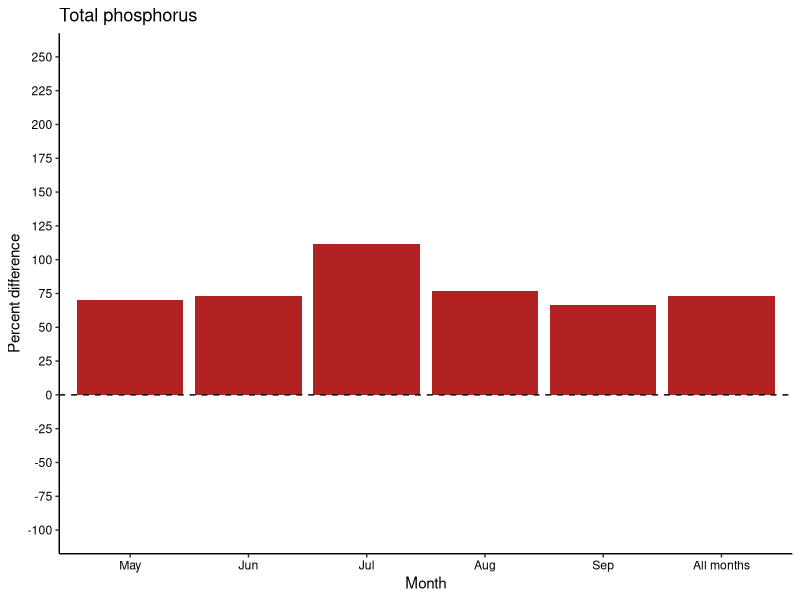
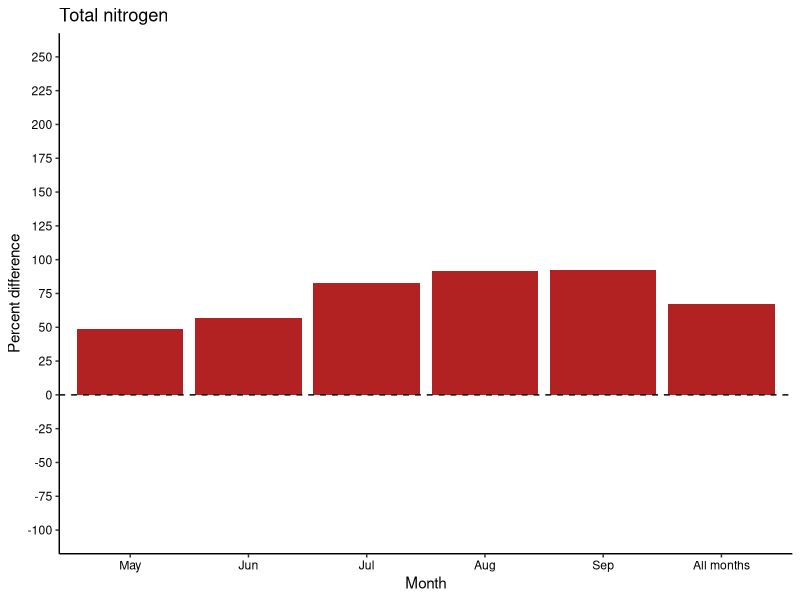
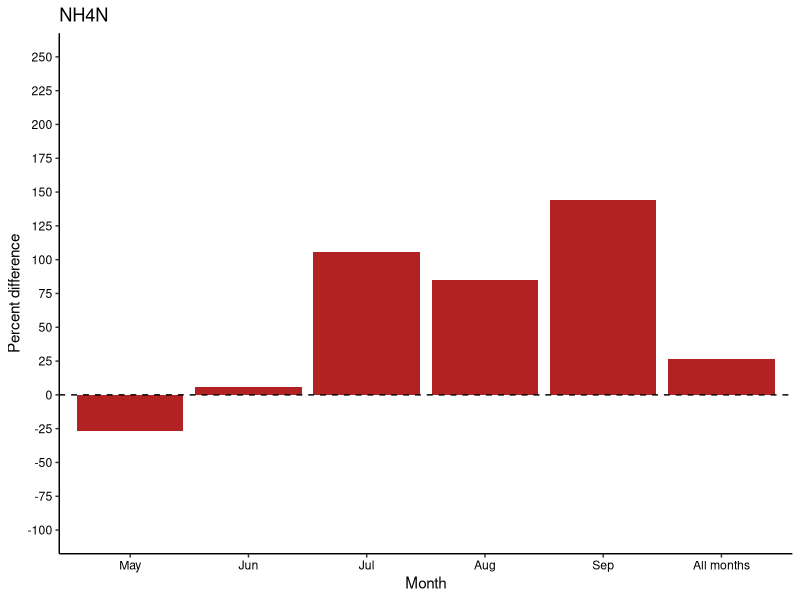
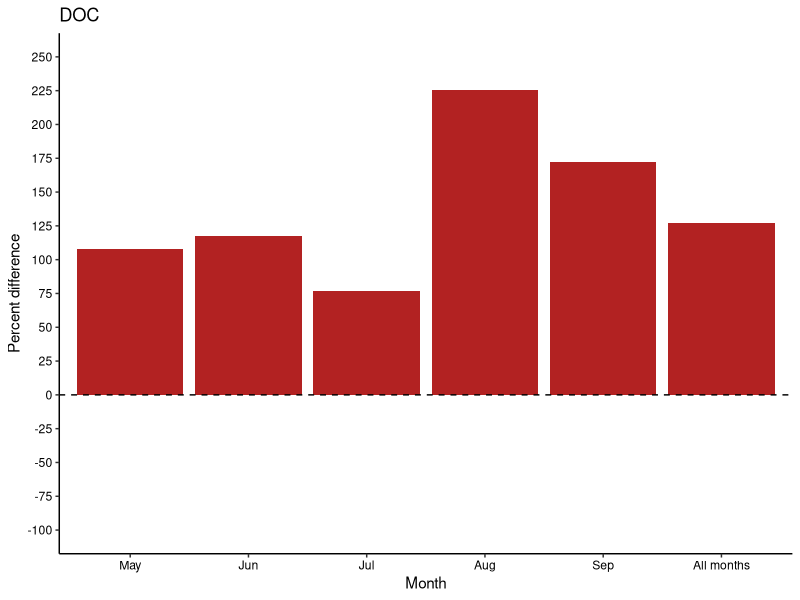
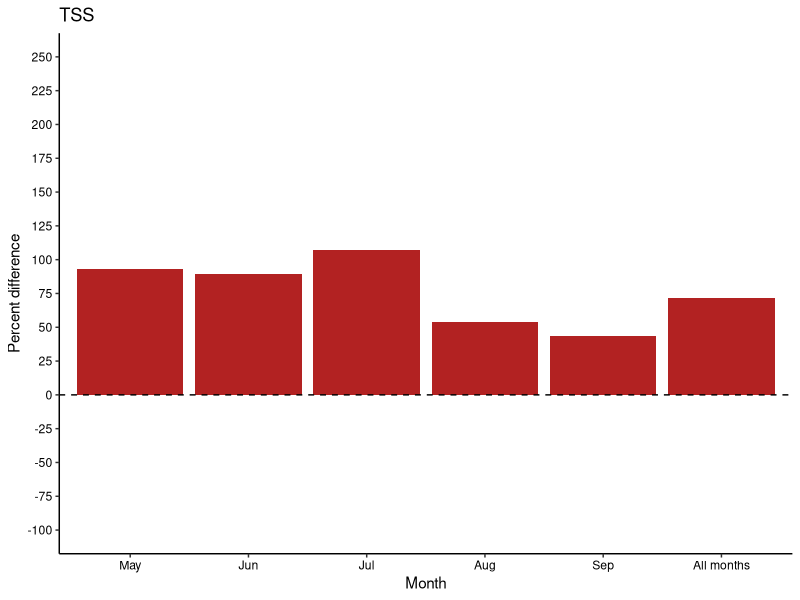
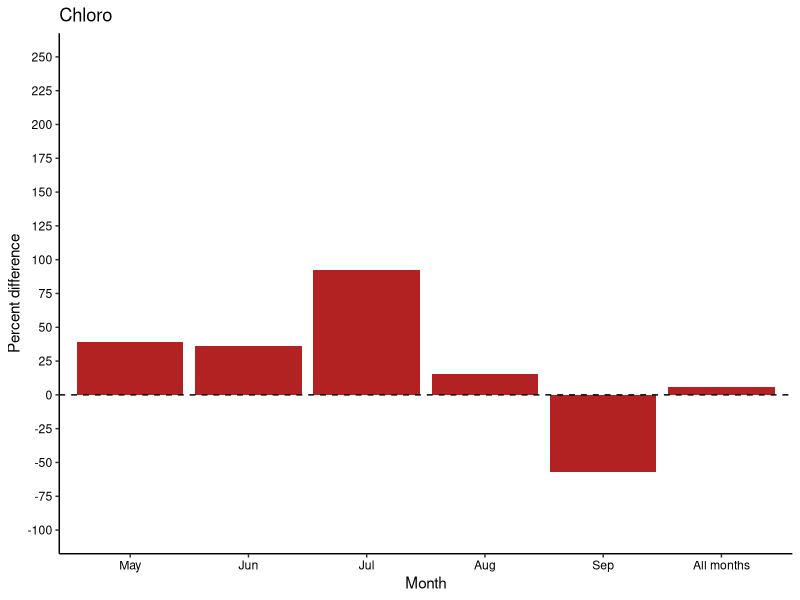
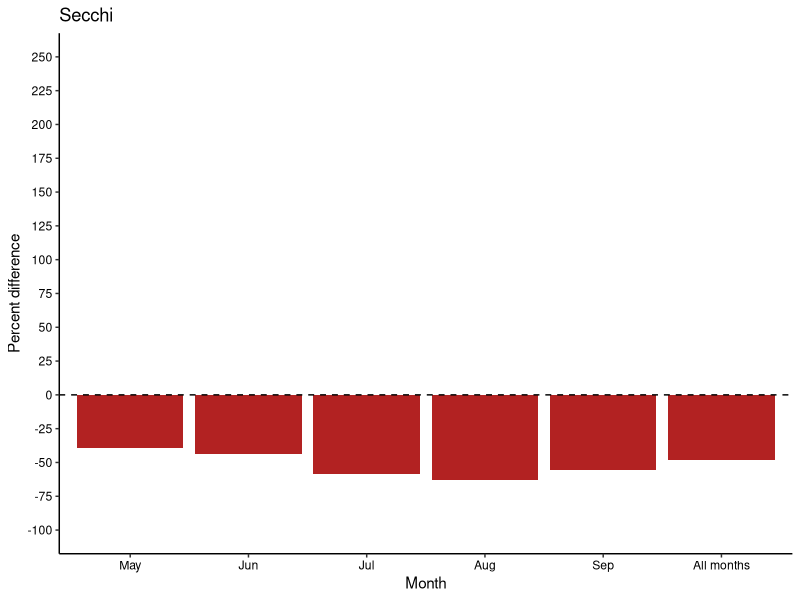
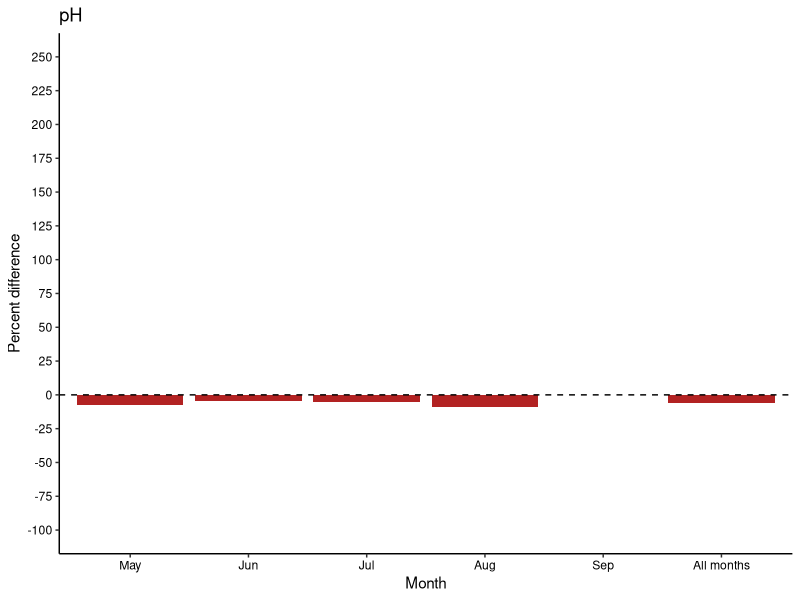

These figures' R source, in order:
################### Control vs. burned percent change #########################
# Date: 11-17-22
# updated: 12-9-22; build in dplyr::
# Author: Ian McCullough, immccull@gmail.com
###############################################################################

#### R libraries ####
library(dplyr)
library(tidyverse)

#### Input data ####
setwd("C:/Users/immcc/Documents/SplashNBurn")

# water quality
waterquality <- read.csv("Data/WaterQuality/combined_lab_field_may_sep.csv")

#### Main program ####
month_order <- c('May','Jun','Jul','Aug','Sep')
common_y_limits <- c(-100,250)
common_y_breaks <- seq(-100,250,25)

## TP
TP <- waterquality[,c('TP_ppb','Month_factor','Type')]
TP_burned <- subset(TP, Type=='Burned')
TP_control <- subset(TP, Type=='Control')
TP_burned_median <- median(TP_burned$TP_ppb, na.rm=T)
TP_control_median <- median(TP_control$TP_ppb, na.rm=T)

TP_byMonth_burned <- TP_burned %>%
  dplyr::group_by(Month_factor) %>%
  dplyr::summarize(TP_MedianBurned=median(TP_ppb, na.rm=T),
                   nTP_burned=n())

TP_byMonth_control <- TP_control %>%
  dplyr::group_by(Month_factor) %>%
  dplyr::summarize(TP_MedianControl=median(TP_ppb, na.rm=T),
                   nTP_control=n())

TP_byMonth <- merge(TP_byMonth_burned, TP_byMonth_control, by='Month_factor', all=T)
TP_byMonth <- TP_byMonth %>%
  mutate(Month_factor =  factor(Month_factor, levels = month_order)) %>%
  arrange(Month_factor)
TP_byMonth[6,] <- c('All months', TP_burned_median, NA, TP_control_median,NA)
TP_byMonth$Month_factor <- c('May','Jun','Jul','Aug','Sep','All months')
TP_byMonth[,c(2:5)] <- TP_byMonth[,c(2:5)] %>% mutate_if(is.character, as.numeric)
TP_byMonth$TP_MedianDiffPct <- ((TP_byMonth$TP_MedianBurned - TP_byMonth$TP_MedianControl)/TP_byMonth$TP_MedianControl)*100
TP_byMonth$TP_MedianDiffAbs <-  TP_byMonth$TP_MedianBurned - TP_byMonth$TP_MedianControl
TP_byMonth[6,3] <- sum(TP_byMonth$nTP_burned, na.rm=T)
TP_byMonth[6,5] <- sum(TP_byMonth$nTP_control, na.rm=T)
TP_formatted <- data.frame(Month=c(month_order, 'All months'), 
                           TP_burned=paste0(TP_byMonth$TP_MedianBurned, ', ', TP_byMonth$nTP_burned),
                           TP_control=paste0(TP_byMonth$TP_MedianControl, ', ', TP_byMonth$nTP_control),
                           TP_diff=paste0(TP_byMonth$TP_MedianDiffAbs, ', ', round(TP_byMonth$TP_MedianDiffPct,2), '%'))

TP_byMonth$Month_factor <- factor(TP_byMonth$Month_factor ,                                    # Change ordering manually
                  levels = c("May", "Jun", "Jul", "Aug", "Sep","All months"))

# basic plot
ggplot(TP_byMonth, aes(x=Month_factor, y=TP_MedianDiffPct))+
  geom_bar(stat='identity', fill='firebrick')+
  theme_classic()+
  scale_y_continuous('Percent difference',limits=common_y_limits, breaks=common_y_breaks)+
  scale_x_discrete('Month')+
  theme(axis.title.y=element_text(color='black'),
        axis.title.x=element_text(color='black'),
        axis.text.y=element_text(color='black'),
        axis.text.x=element_text(color='black'))+
  ggtitle('Total phosphorus')+
  geom_hline(yintercept = 0, linetype='dashed')


## TN
TN <- waterquality[,c('TN_ppb','Month_factor','Type')]
TN_burned <- subset(TN, Type=='Burned')
TN_control <- subset(TN, Type=='Control')
TN_burned_median <- median(TN_burned$TN_ppb, na.rm=T)
TN_control_median <- median(TN_control$TN_ppb, na.rm=T)

TN_byMonth_burned <- TN_burned %>%
  dplyr::group_by(Month_factor) %>%
  dplyr::summarize(TN_MedianBurned=median(TN_ppb, na.rm=T),
                   nTN_burned=n())

TN_byMonth_control <- TN_control %>%
  dplyr::group_by(Month_factor) %>%
  dplyr::summarize(TN_MedianControl=median(TN_ppb, na.rm=T),
                   nTN_control=n())

TN_byMonth <- merge(TN_byMonth_burned, TN_byMonth_control, by='Month_factor', all=T)
TN_byMonth <- TN_byMonth %>%
  mutate(Month_factor =  factor(Month_factor, levels = month_order)) %>%
  arrange(Month_factor)
TN_byMonth[6,] <- c('All months', TN_burned_median, NA, TN_control_median,NA)
TN_byMonth$Month_factor <- c('May','Jun','Jul','Aug','Sep','All months')
TN_byMonth[,c(2:5)] <- TN_byMonth[,c(2:5)] %>% mutate_if(is.character, as.numeric)
TN_byMonth$TN_MedianDiffPct <- ((TN_byMonth$TN_MedianBurned - TN_byMonth$TN_MedianControl)/TN_byMonth$TN_MedianControl)*100
TN_byMonth$TN_MedianDiffAbs <-  TN_byMonth$TN_MedianBurned - TN_byMonth$TN_MedianControl
TN_byMonth[6,3] <- sum(TN_byMonth$nTN_burned, na.rm=T)
TN_byMonth[6,5] <- sum(TN_byMonth$nTN_control, na.rm=T)
TN_formatted <- data.frame(Month=c(month_order, 'All months'), 
                           TN_burned=paste0(TN_byMonth$TN_MedianBurned, ', ', TN_byMonth$nTN_burned),
                           TN_control=paste0(TN_byMonth$TN_MedianControl, ', ', TN_byMonth$nTN_control),
                           TN_diff=paste0(TN_byMonth$TN_MedianDiffAbs, ', ', round(TN_byMonth$TN_MedianDiffPct,2), '%'))

TN_byMonth$Month_factor <- factor(TN_byMonth$Month_factor ,                                    # Change ordering manually
                                  levels = c("May", "Jun", "Jul", "Aug", "Sep","All months"))

# basic plot
ggplot(TN_byMonth, aes(x=Month_factor, y=TN_MedianDiffPct))+
  geom_bar(stat='identity', fill='firebrick')+
  theme_classic()+
  scale_y_continuous('Percent difference',limits=common_y_limits, breaks=common_y_breaks)+
  scale_x_discrete('Month')+
  theme(axis.title.y=element_text(color='black'),
        axis.title.x=element_text(color='black'),
        axis.text.y=element_text(color='black'),
        axis.text.x=element_text(color='black'))+
  ggtitle('Total nitrogen')+
  geom_hline(yintercept = 0, linetype='dashed')

# ## NO2NO3 # why so many 0s?
# NO2NO3 <- waterquality[,c('NO2NO3_ppb','Month_factor','Type')]
# NO2NO3_burned <- subset(NO2NO3, Type=='Burned')
# NO2NO3_control <- subset(NO2NO3, Type=='Control')
# 
# NO2NO3_byMonth_burned <- NO2NO3_burned %>%
#   group_by(Month_factor) %>%
#   summarize(NO2NO3_MedianBurned=median(NO2NO3_ppb, na.rm=T))
# 
# NO2NO3_byMonth_control <- NO2NO3_control %>%
#   group_by(Month_factor) %>%
#   summarize(NO2NO3_MedianControl=median(NO2NO3_ppb, na.rm=T))
# 
# NO2NO3_byMonth <- merge(NO2NO3_byMonth_burned, NO2NO3_byMonth_control, by='Month_factor', all=T)
# NO2NO3_byMonth <- NO2NO3_byMonth %>%
#   mutate(Month_factor =  factor(Month_factor, levels = month_order)) %>%
#   arrange(Month_factor)
# NO2NO3_byMonth$NO2NO3_MedianDiff <- ((NO2NO3_byMonth$NO2NO3_MedianBurned - NO2NO3_byMonth$NO2NO3_MedianControl)/NO2NO3_byMonth$NO2NO3_MedianControl)*100
# 
# # basic plot
# ggplot(NO2NO3_byMonth, aes(x=Month_factor, y=NO2NO3_MedianDiff))+
#   geom_bar(stat='identity', fill='firebrick')+
#   theme_classic()+
#   scale_y_continuous('Percent difference',limits=common_y_limits, breaks=common_y_breaks)+
#   scale_x_discrete('Month')+
#   theme(axis.title.y=element_text(color='black'),
#         axis.title.x=element_text(color='black'),
#         axis.text.y=element_text(color='black'),
#         axis.text.x=element_text(color='black'))+
#   ggtitle('NO2NO3')+
#   geom_hline(yintercept = 0, linetype='dashed')


## NH4N
NH4N <- waterquality[,c('NH4N_ppb','Month_factor','Type')]
NH4N_burned <- subset(NH4N, Type=='Burned')
NH4N_control <- subset(NH4N, Type=='Control')
NH4N_burned_median <- median(NH4N_burned$NH4N_ppb, na.rm=T)
NH4N_control_median <- median(NH4N_control$NH4N_ppb, na.rm=T)

NH4N_byMonth_burned <- NH4N_burned %>%
  dplyr::group_by(Month_factor) %>%
  dplyr::summarize(NH4N_MedianBurned=median(NH4N_ppb, na.rm=T),
                   nNH4N_burned=n())

NH4N_byMonth_control <- NH4N_control %>%
  dplyr::group_by(Month_factor) %>%
  dplyr::summarize(NH4N_MedianControl=median(NH4N_ppb, na.rm=T),
                   nNH4N_control=n())

NH4N_byMonth <- merge(NH4N_byMonth_burned, NH4N_byMonth_control, by='Month_factor', all=T)
NH4N_byMonth <- NH4N_byMonth %>%
  mutate(Month_factor =  factor(Month_factor, levels = month_order)) %>%
  arrange(Month_factor)
NH4N_byMonth[6,] <- c('All months', NH4N_burned_median, NA, NH4N_control_median,NA)
NH4N_byMonth$Month_factor <- c('May','Jun','Jul','Aug','Sep','All months')
NH4N_byMonth[,c(2:5)] <- NH4N_byMonth[,c(2:5)] %>% mutate_if(is.character, as.numeric)
NH4N_byMonth$NH4N_MedianDiffPct <- ((NH4N_byMonth$NH4N_MedianBurned - NH4N_byMonth$NH4N_MedianControl)/NH4N_byMonth$NH4N_MedianControl)*100
NH4N_byMonth$NH4N_MedianDiffAbs <-  NH4N_byMonth$NH4N_MedianBurned - NH4N_byMonth$NH4N_MedianControl
NH4N_byMonth[6,3] <- sum(NH4N_byMonth$nNH4N_burned, na.rm=T)
NH4N_byMonth[6,5] <- sum(NH4N_byMonth$nNH4N_control, na.rm=T)
NH4N_formatted <- data.frame(Month=c(month_order, 'All months'), 
                             NH4N_burned=paste0(NH4N_byMonth$NH4N_MedianBurned, ', ', NH4N_byMonth$nNH4N_burned),
                             NH4N_control=paste0(NH4N_byMonth$NH4N_MedianControl, ', ', NH4N_byMonth$nNH4N_control),
                             NH4N_diff=paste0(NH4N_byMonth$NH4N_MedianDiffAbs, ', ', round(NH4N_byMonth$NH4N_MedianDiffPct,2), '%'))

NH4N_byMonth$Month_factor <- factor(NH4N_byMonth$Month_factor ,                                    # Change ordering manually
                                    levels = c("May", "Jun", "Jul", "Aug", "Sep","All months"))

# basic plot
ggplot(NH4N_byMonth, aes(x=Month_factor, y=NH4N_MedianDiffPct))+
  geom_bar(stat='identity', fill='firebrick')+
  theme_classic()+
  scale_y_continuous('Percent difference',limits=common_y_limits, breaks=common_y_breaks)+
  scale_x_discrete('Month')+
  theme(axis.title.y=element_text(color='black'),
        axis.title.x=element_text(color='black'),
        axis.text.y=element_text(color='black'),
        axis.text.x=element_text(color='black'))+
  ggtitle('NH4N')+
  geom_hline(yintercept = 0, linetype='dashed')

## DOC
DOC <- waterquality[,c('DOC_ppm','Month_factor','Type')]
DOC_burned <- subset(DOC, Type=='Burned')
DOC_control <- subset(DOC, Type=='Control')
DOC_burned_median <- median(DOC_burned$DOC_ppm, na.rm=T)
DOC_control_median <- median(DOC_control$DOC_ppm, na.rm=T)

DOC_byMonth_burned <- DOC_burned %>%
  dplyr::group_by(Month_factor) %>%
  dplyr::summarize(DOC_MedianBurned=median(DOC_ppm, na.rm=T),
                   nDOC_burned=n())

DOC_byMonth_control <- DOC_control %>%
  dplyr::group_by(Month_factor) %>%
  dplyr::summarize(DOC_MedianControl=median(DOC_ppm, na.rm=T),
                   nDOC_control=n())

DOC_byMonth <- merge(DOC_byMonth_burned, DOC_byMonth_control, by='Month_factor', all=T)
DOC_byMonth <- DOC_byMonth %>%
  mutate(Month_factor =  factor(Month_factor, levels = month_order)) %>%
  arrange(Month_factor)
DOC_byMonth[6,] <- c('All months', DOC_burned_median, NA, DOC_control_median,NA)
DOC_byMonth$Month_factor <- c('May','Jun','Jul','Aug','Sep','All months')
DOC_byMonth[,c(2:5)] <- DOC_byMonth[,c(2:5)] %>% mutate_if(is.character, as.numeric)
DOC_byMonth$DOC_MedianDiffPct <- ((DOC_byMonth$DOC_MedianBurned - DOC_byMonth$DOC_MedianControl)/DOC_byMonth$DOC_MedianControl)*100
DOC_byMonth$DOC_MedianDiffAbs <-  DOC_byMonth$DOC_MedianBurned - DOC_byMonth$DOC_MedianControl
DOC_byMonth[6,3] <- sum(DOC_byMonth$nDOC_burned, na.rm=T)
DOC_byMonth[6,5] <- sum(DOC_byMonth$nDOC_control, na.rm=T)
DOC_formatted <- data.frame(Month=c(month_order, 'All months'), 
                            DOC_burned=paste0(DOC_byMonth$DOC_MedianBurned, ', ', DOC_byMonth$nDOC_burned),
                            DOC_control=paste0(DOC_byMonth$DOC_MedianControl, ', ', DOC_byMonth$nDOC_control),
                            DOC_diff=paste0(DOC_byMonth$DOC_MedianDiffAbs, ', ', round(DOC_byMonth$DOC_MedianDiffPct,2), '%'))

DOC_byMonth$Month_factor <- factor(DOC_byMonth$Month_factor ,                                    # Change ordering manually
                                   levels = c("May", "Jun", "Jul", "Aug", "Sep","All months"))

# basic plot
ggplot(DOC_byMonth, aes(x=Month_factor, y=DOC_MedianDiffPct))+
  geom_bar(stat='identity', fill='firebrick')+
  theme_classic()+
  scale_y_continuous('Percent difference',limits=common_y_limits, breaks=common_y_breaks)+
  scale_x_discrete('Month')+
  theme(axis.title.y=element_text(color='black'),
        axis.title.x=element_text(color='black'),
        axis.text.y=element_text(color='black'),
        axis.text.x=element_text(color='black'))+
  ggtitle('DOC')+
  geom_hline(yintercept = 0, linetype='dashed')


## TSS
TSS <- waterquality[,c('TSS_mgL','Month_factor','Type')]
TSS_burned <- subset(TSS, Type=='Burned')
TSS_control <- subset(TSS, Type=='Control')
TSS_burned_median <- median(TSS_burned$TSS_mgL, na.rm=T)
TSS_control_median <- median(TSS_control$TSS_mgL, na.rm=T)

TSS_byMonth_burned <- TSS_burned %>%
  dplyr::group_by(Month_factor) %>%
  dplyr::summarize(TSS_MedianBurned=median(TSS_mgL, na.rm=T),
                   nTSS_burned=n())

TSS_byMonth_control <- TSS_control %>%
  dplyr::group_by(Month_factor) %>%
  dplyr::summarize(TSS_MedianControl=median(TSS_mgL, na.rm=T),
                   nTSS_control=n())

TSS_byMonth <- merge(TSS_byMonth_burned, TSS_byMonth_control, by='Month_factor', all=T)
TSS_byMonth <- TSS_byMonth %>%
  mutate(Month_factor =  factor(Month_factor, levels = month_order)) %>%
  arrange(Month_factor)
TSS_byMonth[6,] <- c('All months', TSS_burned_median, NA, TSS_control_median,NA)
TSS_byMonth$Month_factor <- c('May','Jun','Jul','Aug','Sep','All months')
TSS_byMonth[,c(2:5)] <- TSS_byMonth[,c(2:5)] %>% mutate_if(is.character, as.numeric)
TSS_byMonth$TSS_MedianDiffPct <- ((TSS_byMonth$TSS_MedianBurned - TSS_byMonth$TSS_MedianControl)/TSS_byMonth$TSS_MedianControl)*100
TSS_byMonth$TSS_MedianDiffAbs <-  TSS_byMonth$TSS_MedianBurned - TSS_byMonth$TSS_MedianControl
TSS_byMonth[6,3] <- sum(TSS_byMonth$nTSS_burned, na.rm=T)
TSS_byMonth[6,5] <- sum(TSS_byMonth$nTSS_control, na.rm=T)
TSS_formatted <- data.frame(Month=c(month_order, 'All months'), 
                            TSS_burned=paste0(TSS_byMonth$TSS_MedianBurned, ', ', TSS_byMonth$nTSS_burned),
                            TSS_control=paste0(TSS_byMonth$TSS_MedianControl, ', ', TSS_byMonth$nTSS_control),
                            TSS_diff=paste0(TSS_byMonth$TSS_MedianDiffAbs, ', ', round(TSS_byMonth$TSS_MedianDiffPct,2), '%'))

TSS_byMonth$Month_factor <- factor(TSS_byMonth$Month_factor ,                                    # Change ordering manually
                                   levels = c("May", "Jun", "Jul", "Aug", "Sep","All months"))

# basic plot
ggplot(TSS_byMonth, aes(x=Month_factor, y=TSS_MedianDiffPct))+
  geom_bar(stat='identity', fill='firebrick')+
  theme_classic()+
  scale_y_continuous('Percent difference',limits=common_y_limits, breaks=common_y_breaks)+
  scale_x_discrete('Month')+
  theme(axis.title.y=element_text(color='black'),
        axis.title.x=element_text(color='black'),
        axis.text.y=element_text(color='black'),
        axis.text.x=element_text(color='black'))+
  ggtitle('TSS')+
  geom_hline(yintercept = 0, linetype='dashed')


## Chloro
Chloro <- waterquality[,c('Chloro_ppb','Month_factor','Type')]
Chloro_burned <- subset(Chloro, Type=='Burned')
Chloro_control <- subset(Chloro, Type=='Control')
Chloro_burned_median <- median(Chloro_burned$Chloro_ppb, na.rm=T)
Chloro_control_median <- median(Chloro_control$Chloro_ppb, na.rm=T)

Chloro_byMonth_burned <- Chloro_burned %>%
  dplyr::group_by(Month_factor) %>%
  dplyr::summarize(Chloro_MedianBurned=median(Chloro_ppb, na.rm=T),
                   nChloro_burned=n())

Chloro_byMonth_control <- Chloro_control %>%
  dplyr::group_by(Month_factor) %>%
  dplyr::summarize(Chloro_MedianControl=median(Chloro_ppb, na.rm=T),
                   nChloro_control=n())

Chloro_byMonth <- merge(Chloro_byMonth_burned, Chloro_byMonth_control, by='Month_factor', all=T)
Chloro_byMonth <- Chloro_byMonth %>%
  mutate(Month_factor =  factor(Month_factor, levels = month_order)) %>%
  arrange(Month_factor)
Chloro_byMonth[6,] <- c('All months', Chloro_burned_median, NA, Chloro_control_median,NA)
Chloro_byMonth$Month_factor <- c('May','Jun','Jul','Aug','Sep','All months')
Chloro_byMonth[,c(2:5)] <- Chloro_byMonth[,c(2:5)] %>% mutate_if(is.character, as.numeric)
Chloro_byMonth$Chloro_MedianDiffPct <- ((Chloro_byMonth$Chloro_MedianBurned - Chloro_byMonth$Chloro_MedianControl)/Chloro_byMonth$Chloro_MedianControl)*100
Chloro_byMonth$Chloro_MedianDiffAbs <-  Chloro_byMonth$Chloro_MedianBurned - Chloro_byMonth$Chloro_MedianControl
Chloro_byMonth[6,3] <- sum(Chloro_byMonth$nChloro_burned, na.rm=T)
Chloro_byMonth[6,5] <- sum(Chloro_byMonth$nChloro_control, na.rm=T)
Chloro_formatted <- data.frame(Month=c(month_order, 'All months'), 
                               Chloro_burned=paste0(Chloro_byMonth$Chloro_MedianBurned, ', ', Chloro_byMonth$nChloro_burned),
                               Chloro_control=paste0(Chloro_byMonth$Chloro_MedianControl, ', ', Chloro_byMonth$nChloro_control),
                               Chloro_diff=paste0(Chloro_byMonth$Chloro_MedianDiffAbs, ', ', round(Chloro_byMonth$Chloro_MedianDiffPct,2), '%'))

Chloro_byMonth$Month_factor <- factor(Chloro_byMonth$Month_factor ,                                    # Change ordering manually
                                      levels = c("May", "Jun", "Jul", "Aug", "Sep","All months"))

# basic plot
ggplot(Chloro_byMonth, aes(x=Month_factor, y=Chloro_MedianDiffPct))+
  geom_bar(stat='identity', fill='firebrick')+
  theme_classic()+
  scale_y_continuous('Percent difference',limits=common_y_limits, breaks=common_y_breaks)+
  scale_x_discrete('Month')+
  theme(axis.title.y=element_text(color='black'),
        axis.title.x=element_text(color='black'),
        axis.text.y=element_text(color='black'),
        axis.text.x=element_text(color='black'))+
  ggtitle('Chloro')+
  geom_hline(yintercept = 0, linetype='dashed')


## Secchi
Secchi <- waterquality[,c('SecchiDepth_m','Month_factor','Type')]
Secchi_burned <- subset(Secchi, Type=='Burned')
Secchi_control <- subset(Secchi, Type=='Control')
Secchi_burned_median <- median(Secchi_burned$SecchiDepth_m, na.rm=T)
Secchi_control_median <- median(Secchi_control$SecchiDepth_m, na.rm=T)

Secchi_byMonth_burned <- Secchi_burned %>%
  dplyr::group_by(Month_factor) %>%
  dplyr::summarize(Secchi_MedianBurned=median(SecchiDepth_m, na.rm=T),
                   nSecchi_burned=n())

Secchi_byMonth_control <- Secchi_control %>%
  dplyr::group_by(Month_factor) %>%
  dplyr::summarize(Secchi_MedianControl=median(SecchiDepth_m, na.rm=T),
                   nSecchi_control=n())

Secchi_byMonth <- merge(Secchi_byMonth_burned, Secchi_byMonth_control, by='Month_factor', all=T)
Secchi_byMonth <- Secchi_byMonth %>%
  mutate(Month_factor =  factor(Month_factor, levels = month_order)) %>%
  arrange(Month_factor)
Secchi_byMonth[6,] <- c('All months', Secchi_burned_median, NA, Secchi_control_median,NA)
Secchi_byMonth$Month_factor <- c('May','Jun','Jul','Aug','Sep','All months')
Secchi_byMonth[,c(2:5)] <- Secchi_byMonth[,c(2:5)] %>% mutate_if(is.character, as.numeric)
Secchi_byMonth$Secchi_MedianDiffPct <- ((Secchi_byMonth$Secchi_MedianBurned - Secchi_byMonth$Secchi_MedianControl)/Secchi_byMonth$Secchi_MedianControl)*100
Secchi_byMonth$Secchi_MedianDiffAbs <-  Secchi_byMonth$Secchi_MedianBurned - Secchi_byMonth$Secchi_MedianControl
Secchi_byMonth[6,3] <- sum(Secchi_byMonth$nSecchi_burned, na.rm=T)
Secchi_byMonth[6,5] <- sum(Secchi_byMonth$nSecchi_control, na.rm=T)
Secchi_formatted <- data.frame(Month=c(month_order, 'All months'), 
                               Secchi_burned=paste0(Secchi_byMonth$Secchi_MedianBurned, ', ', Secchi_byMonth$nSecchi_burned),
                               Secchi_control=paste0(Secchi_byMonth$Secchi_MedianControl, ', ', Secchi_byMonth$nSecchi_control),
                               Secchi_diff=paste0(Secchi_byMonth$Secchi_MedianDiffAbs, ', ', round(Secchi_byMonth$Secchi_MedianDiffPct,2), '%'))

Secchi_byMonth$Month_factor <- factor(Secchi_byMonth$Month_factor ,                                    # Change ordering manually
                                      levels = c("May", "Jun", "Jul", "Aug", "Sep","All months"))

# basic plot
ggplot(Secchi_byMonth, aes(x=Month_factor, y=Secchi_MedianDiffPct))+
  geom_bar(stat='identity', fill='firebrick')+
  theme_classic()+
  scale_y_continuous('Percent difference',limits=common_y_limits, breaks=common_y_breaks)+
  scale_x_discrete('Month')+
  theme(axis.title.y=element_text(color='black'),
        axis.title.x=element_text(color='black'),
        axis.text.y=element_text(color='black'),
        axis.text.x=element_text(color='black'))+
  ggtitle('Secchi')+
  geom_hline(yintercept = 0, linetype='dashed')


## pH
pH <- waterquality[,c('pH','Month_factor','Type')]
pH_burned <- subset(pH, Type=='Burned')
pH_control <- subset(pH, Type=='Control')
pH_burned_median <- median(pH_burned$pH, na.rm=T)
pH_control_median <- median(pH_control$pH, na.rm=T)

pH_byMonth_burned <- pH_burned %>%
  dplyr::group_by(Month_factor) %>%
  dplyr::summarize(pH_MedianBurned=median(pH, na.rm=T),
                   npH_burned=n())

pH_byMonth_control <- pH_control %>%
  dplyr::group_by(Month_factor) %>%
  dplyr::summarize(pH_MedianControl=median(pH, na.rm=T),
                   npH_control=n())

pH_byMonth <- merge(pH_byMonth_burned, pH_byMonth_control, by='Month_factor', all=T)
pH_byMonth <- pH_byMonth %>%
  mutate(Month_factor =  factor(Month_factor, levels = month_order)) %>%
  arrange(Month_factor)
pH_byMonth[6,] <- c('All months', pH_burned_median, NA, pH_control_median,NA)
pH_byMonth$Month_factor <- c('May','Jun','Jul','Aug','Sep','All months')
pH_byMonth[,c(2:5)] <- pH_byMonth[,c(2:5)] %>% mutate_if(is.character, as.numeric)
pH_byMonth$pH_MedianDiffPct <- ((pH_byMonth$pH_MedianBurned - pH_byMonth$pH_MedianControl)/pH_byMonth$pH_MedianControl)*100
pH_byMonth$pH_MedianDiffAbs <-  pH_byMonth$pH_MedianBurned - pH_byMonth$pH_MedianControl
pH_byMonth[6,3] <- sum(pH_byMonth$npH_burned, na.rm=T)
pH_byMonth[6,5] <- sum(pH_byMonth$npH_control, na.rm=T)
pH_formatted <- data.frame(Month=c(month_order, 'All months'), 
                           pH_burned=paste0(pH_byMonth$pH_MedianBurned, ', ', pH_byMonth$npH_burned),
                           pH_control=paste0(pH_byMonth$pH_MedianControl, ', ', pH_byMonth$npH_control),
                           pH_diff=paste0(pH_byMonth$pH_MedianDiffAbs, ', ', round(pH_byMonth$pH_MedianDiffPct,2), '%'))

pH_byMonth$Month_factor <- factor(pH_byMonth$Month_factor ,                                    # Change ordering manually
                                  levels = c("May", "Jun", "Jul", "Aug", "Sep","All months"))

# basic plot
ggplot(pH_byMonth, aes(x=Month_factor, y=pH_MedianDiffPct))+
  geom_bar(stat='identity', fill='firebrick')+
  theme_classic()+
  scale_y_continuous('Percent difference',limits=common_y_limits, breaks=common_y_breaks)+
  scale_x_discrete('Month')+
  theme(axis.title.y=element_text(color='black'),
        axis.title.x=element_text(color='black'),
        axis.text.y=element_text(color='black'),
        axis.text.x=element_text(color='black'))+
  ggtitle('pH')+
  geom_hline(yintercept = 0, linetype='dashed')

## WaterTemp_C
WaterTemp_C <- waterquality[,c('WaterTemp_C','Month_factor','Type')]
WaterTemp_C_burned <- subset(WaterTemp_C, Type=='Burned')
WaterTemp_C_control <- subset(WaterTemp_C, Type=='Control')
WaterTemp_C_burned_median <- median(WaterTemp_C_burned$WaterTemp_C, na.rm=T)
WaterTemp_C_control_median <- median(WaterTemp_C_control$WaterTemp_C, na.rm=T)

WaterTemp_C_byMonth_burned <- WaterTemp_C_burned %>%
  dplyr::group_by(Month_factor) %>%
  dplyr::summarize(WaterTemp_C_MedianBurned=median(WaterTemp_C, na.rm=T),
                   nWaterTemp_C_burned=n())

WaterTemp_C_byMonth_control <- WaterTemp_C_control %>%
  dplyr::group_by(Month_factor) %>%
  dplyr::summarize(WaterTemp_C_MedianControl=median(WaterTemp_C, na.rm=T),
                   nWaterTemp_C_control=n())

WaterTemp_C_byMonth <- merge(WaterTemp_C_byMonth_burned, WaterTemp_C_byMonth_control, by='Month_factor', all=T)
WaterTemp_C_byMonth <- WaterTemp_C_byMonth %>%
  mutate(Month_factor =  factor(Month_factor, levels = month_order)) %>%
  arrange(Month_factor)
WaterTemp_C_byMonth[6,] <- c('All months', WaterTemp_C_burned_median, NA, WaterTemp_C_control_median,NA)
WaterTemp_C_byMonth$Month_factor <- c('May','Jun','Jul','Aug','Sep','All months')
WaterTemp_C_byMonth[,c(2:5)] <- WaterTemp_C_byMonth[,c(2:5)] %>% mutate_if(is.character, as.numeric)
WaterTemp_C_byMonth$WaterTemp_C_MedianDiffPct <- ((WaterTemp_C_byMonth$WaterTemp_C_MedianBurned - WaterTemp_C_byMonth$WaterTemp_C_MedianControl)/WaterTemp_C_byMonth$WaterTemp_C_MedianControl)*100
WaterTemp_C_byMonth$WaterTemp_C_MedianDiffAbs <-  WaterTemp_C_byMonth$WaterTemp_C_MedianBurned - WaterTemp_C_byMonth$WaterTemp_C_MedianControl
WaterTemp_C_byMonth[6,3] <- sum(WaterTemp_C_byMonth$nWaterTemp_C_burned, na.rm=T)
WaterTemp_C_byMonth[6,5] <- sum(WaterTemp_C_byMonth$nWaterTemp_C_control, na.rm=T)
WaterTemp_C_formatted <- data.frame(Month=c(month_order, 'All months'), 
                                    WaterTemp_C_burned=paste0(WaterTemp_C_byMonth$WaterTemp_C_MedianBurned, ', ', WaterTemp_C_byMonth$nWaterTemp_C_burned),
                                    WaterTemp_C_control=paste0(WaterTemp_C_byMonth$WaterTemp_C_MedianControl, ', ', WaterTemp_C_byMonth$nWaterTemp_C_control),
                                    WaterTemp_C_diff=paste0(WaterTemp_C_byMonth$WaterTemp_C_MedianDiffAbs, ', ', round(WaterTemp_C_byMonth$WaterTemp_C_MedianDiffPct,2), '%'))

WaterTemp_C_byMonth$Month_factor <- factor(WaterTemp_C_byMonth$Month_factor ,                                    # Change ordering manually
                                           levels = c("May", "Jun", "Jul", "Aug", "Sep","All months"))

# basic plot
ggplot(WaterTemp_C_byMonth, aes(x=Month_factor, y=WaterTemp_C_MedianDiffPct))+
  geom_bar(stat='identity', fill='firebrick')+
  theme_classic()+
  scale_y_continuous('Percent difference',limits=common_y_limits, breaks=common_y_breaks)+
  scale_x_discrete('Month')+
  theme(axis.title.y=element_text(color='black'),
        axis.title.x=element_text(color='black'),
        axis.text.y=element_text(color='black'),
        axis.text.x=element_text(color='black'))+
  ggtitle('WaterTemp_C')+
  geom_hline(yintercept = 0, linetype='dashed')


## SpecCond_uScm
SpecCond_uScm <- waterquality[,c('SpecCond_uScm','Month_factor','Type')]
SpecCond_uScm_burned <- subset(SpecCond_uScm, Type=='Burned')
SpecCond_uScm_control <- subset(SpecCond_uScm, Type=='Control')
SpecCond_uScm_burned_median <- median(SpecCond_uScm_burned$SpecCond_uScm, na.rm=T)
SpecCond_uScm_control_median <- median(SpecCond_uScm_control$SpecCond_uScm, na.rm=T)

SpecCond_uScm_byMonth_burned <- SpecCond_uScm_burned %>%
  dplyr::group_by(Month_factor) %>%
  dplyr::summarize(SpecCond_uScm_MedianBurned=median(SpecCond_uScm, na.rm=T),
                   nSpecCond_uScm_burned=n())

SpecCond_uScm_byMonth_control <- SpecCond_uScm_control %>%
  dplyr::group_by(Month_factor) %>%
  dplyr::summarize(SpecCond_uScm_MedianControl=median(SpecCond_uScm, na.rm=T),
                   nSpecCond_uScm_control=n())

SpecCond_uScm_byMonth <- merge(SpecCond_uScm_byMonth_burned, SpecCond_uScm_byMonth_control, by='Month_factor', all=T)
SpecCond_uScm_byMonth <- SpecCond_uScm_byMonth %>%
  mutate(Month_factor =  factor(Month_factor, levels = month_order)) %>%
  arrange(Month_factor)
SpecCond_uScm_byMonth[6,] <- c('All months', SpecCond_uScm_burned_median, NA, SpecCond_uScm_control_median,NA)
SpecCond_uScm_byMonth$Month_factor <- c('May','Jun','Jul','Aug','Sep','All months')
SpecCond_uScm_byMonth[,c(2:5)] <- SpecCond_uScm_byMonth[,c(2:5)] %>% mutate_if(is.character, as.numeric)
SpecCond_uScm_byMonth$SpecCond_uScm_MedianDiffPct <- ((SpecCond_uScm_byMonth$SpecCond_uScm_MedianBurned - SpecCond_uScm_byMonth$SpecCond_uScm_MedianControl)/SpecCond_uScm_byMonth$SpecCond_uScm_MedianControl)*100
SpecCond_uScm_byMonth$SpecCond_uScm_MedianDiffAbs <-  SpecCond_uScm_byMonth$SpecCond_uScm_MedianBurned - SpecCond_uScm_byMonth$SpecCond_uScm_MedianControl
SpecCond_uScm_byMonth[6,3] <- sum(SpecCond_uScm_byMonth$nSpecCond_uScm_burned, na.rm=T)
SpecCond_uScm_byMonth[6,5] <- sum(SpecCond_uScm_byMonth$nSpecCond_uScm_control, na.rm=T)
SpecCond_uScm_formatted <- data.frame(Month=c(month_order, 'All months'), 
                                      SpecCond_uScm_burned=paste0(SpecCond_uScm_byMonth$SpecCond_uScm_MedianBurned, ', ', SpecCond_uScm_byMonth$nSpecCond_uScm_burned),
                                      SpecCond_uScm_control=paste0(SpecCond_uScm_byMonth$SpecCond_uScm_MedianControl, ', ', SpecCond_uScm_byMonth$nSpecCond_uScm_control),
                                      SpecCond_uScm_diff=paste0(SpecCond_uScm_byMonth$SpecCond_uScm_MedianDiffAbs, ', ', round(SpecCond_uScm_byMonth$SpecCond_uScm_MedianDiffPct,2), '%'))

SpecCond_uScm_byMonth$Month_factor <- factor(SpecCond_uScm_byMonth$Month_factor ,                                    # Change ordering manually
                                             levels = c("May", "Jun", "Jul", "Aug", "Sep","All months"))

# basic plot
ggplot(SpecCond_uScm_byMonth, aes(x=Month_factor, y=SpecCond_uScm_MedianDiffPct))+
  geom_bar(stat='identity', fill='firebrick')+
  theme_classic()+
  scale_y_continuous('Percent difference',limits=common_y_limits, breaks=common_y_breaks)+
  scale_x_discrete('Month')+
  theme(axis.title.y=element_text(color='black'),
        axis.title.x=element_text(color='black'),
        axis.text.y=element_text(color='black'),
        axis.text.x=element_text(color='black'))+
  ggtitle('SpecCond_uScm')+
  geom_hline(yintercept = 0, linetype='dashed')

## ANC
ANC_mgCaCO3L <- waterquality[,c('ANC_mgCaCO3L','Month_factor','Type')]
ANC_mgCaCO3L_burned <- subset(ANC_mgCaCO3L, Type=='Burned')
ANC_mgCaCO3L_control <- subset(ANC_mgCaCO3L, Type=='Control')
ANC_mgCaCO3L_burned_median <- median(ANC_mgCaCO3L_burned$ANC_mgCaCO3L, na.rm=T)
ANC_mgCaCO3L_control_median <- median(ANC_mgCaCO3L_control$ANC_mgCaCO3L, na.rm=T)

ANC_mgCaCO3L_byMonth_burned <- ANC_mgCaCO3L_burned %>%
  dplyr::group_by(Month_factor) %>%
  dplyr::summarize(ANC_mgCaCO3L_MedianBurned=median(ANC_mgCaCO3L, na.rm=T),
                   nANC_mgCaCO3L_burned=n())

ANC_mgCaCO3L_byMonth_control <- ANC_mgCaCO3L_control %>%
  dplyr::group_by(Month_factor) %>%
  dplyr::summarize(ANC_mgCaCO3L_MedianControl=median(ANC_mgCaCO3L, na.rm=T),
                   nANC_mgCaCO3L_control=n())

ANC_mgCaCO3L_byMonth <- merge(ANC_mgCaCO3L_byMonth_burned, ANC_mgCaCO3L_byMonth_control, by='Month_factor', all=T)
ANC_mgCaCO3L_byMonth <- ANC_mgCaCO3L_byMonth %>%
  mutate(Month_factor =  factor(Month_factor, levels = month_order)) %>%
  arrange(Month_factor)
ANC_mgCaCO3L_byMonth[6,] <- c('All months', ANC_mgCaCO3L_burned_median, NA, ANC_mgCaCO3L_control_median,NA)
ANC_mgCaCO3L_byMonth$Month_factor <- c('May','Jun','Jul','Aug','Sep','All months')
ANC_mgCaCO3L_byMonth[,c(2:5)] <- ANC_mgCaCO3L_byMonth[,c(2:5)] %>% mutate_if(is.character, as.numeric)
ANC_mgCaCO3L_byMonth$ANC_mgCaCO3L_MedianDiffPct <- ((ANC_mgCaCO3L_byMonth$ANC_mgCaCO3L_MedianBurned - ANC_mgCaCO3L_byMonth$ANC_mgCaCO3L_MedianControl)/ANC_mgCaCO3L_byMonth$ANC_mgCaCO3L_MedianControl)*100
ANC_mgCaCO3L_byMonth$ANC_mgCaCO3L_MedianDiffAbs <-  ANC_mgCaCO3L_byMonth$ANC_mgCaCO3L_MedianBurned - ANC_mgCaCO3L_byMonth$ANC_mgCaCO3L_MedianControl
ANC_mgCaCO3L_byMonth[6,3] <- sum(ANC_mgCaCO3L_byMonth$nANC_mgCaCO3L_burned, na.rm=T)
ANC_mgCaCO3L_byMonth[6,5] <- sum(ANC_mgCaCO3L_byMonth$nANC_mgCaCO3L_control, na.rm=T)
ANC_mgCaCO3L_formatted <- data.frame(Month=c(month_order, 'All months'), 
                                     ANC_mgCaCO3L_burned=paste0(ANC_mgCaCO3L_byMonth$ANC_mgCaCO3L_MedianBurned, ', ', ANC_mgCaCO3L_byMonth$nANC_mgCaCO3L_burned),
                                     ANC_mgCaCO3L_control=paste0(ANC_mgCaCO3L_byMonth$ANC_mgCaCO3L_MedianControl, ', ', ANC_mgCaCO3L_byMonth$nANC_mgCaCO3L_control),
                                     ANC_mgCaCO3L_diff=paste0(ANC_mgCaCO3L_byMonth$ANC_mgCaCO3L_MedianDiffAbs, ', ', round(ANC_mgCaCO3L_byMonth$ANC_mgCaCO3L_MedianDiffPct,2), '%'))

ANC_mgCaCO3L_byMonth$Month_factor <- factor(ANC_mgCaCO3L_byMonth$Month_factor ,                                    # Change ordering manually
                                            levels = c("May", "Jun", "Jul", "Aug", "Sep","All months"))

# basic plot
ggplot(ANC_mgCaCO3L_byMonth, aes(x=Month_factor, y=ANC_mgCaCO3L_MedianDiffPct))+
  geom_bar(stat='identity', fill='firebrick')+
  theme_classic()+
  scale_y_continuous('Percent difference',limits=common_y_limits, breaks=common_y_breaks)+
  scale_x_discrete('Month')+
  theme(axis.title.y=element_text(color='black'),
        axis.title.x=element_text(color='black'),
        axis.text.y=element_text(color='black'),
        axis.text.x=element_text(color='black'))+
  ggtitle('ANC_mgCaCO3L')+
  geom_hline(yintercept = 0, linetype='dashed')

## combine for export

#put all data frames into list
df_list <- list(TP_formatted, TN_formatted, DOC_formatted, TSS_formatted,
                Chloro_formatted, Secchi_formatted, pH_formatted, ANC_mgCaCO3L_formatted,
                SpecCond_uScm_formatted, NH4N_formatted, WaterTemp_C_formatted)

#merge all data frames in list
bigmamatable <- df_list %>% reduce(full_join, by='Month')
#write.csv(bigmamatable, file='Data/WaterQuality/burned_control_change_summary.csv', row.names=F)
